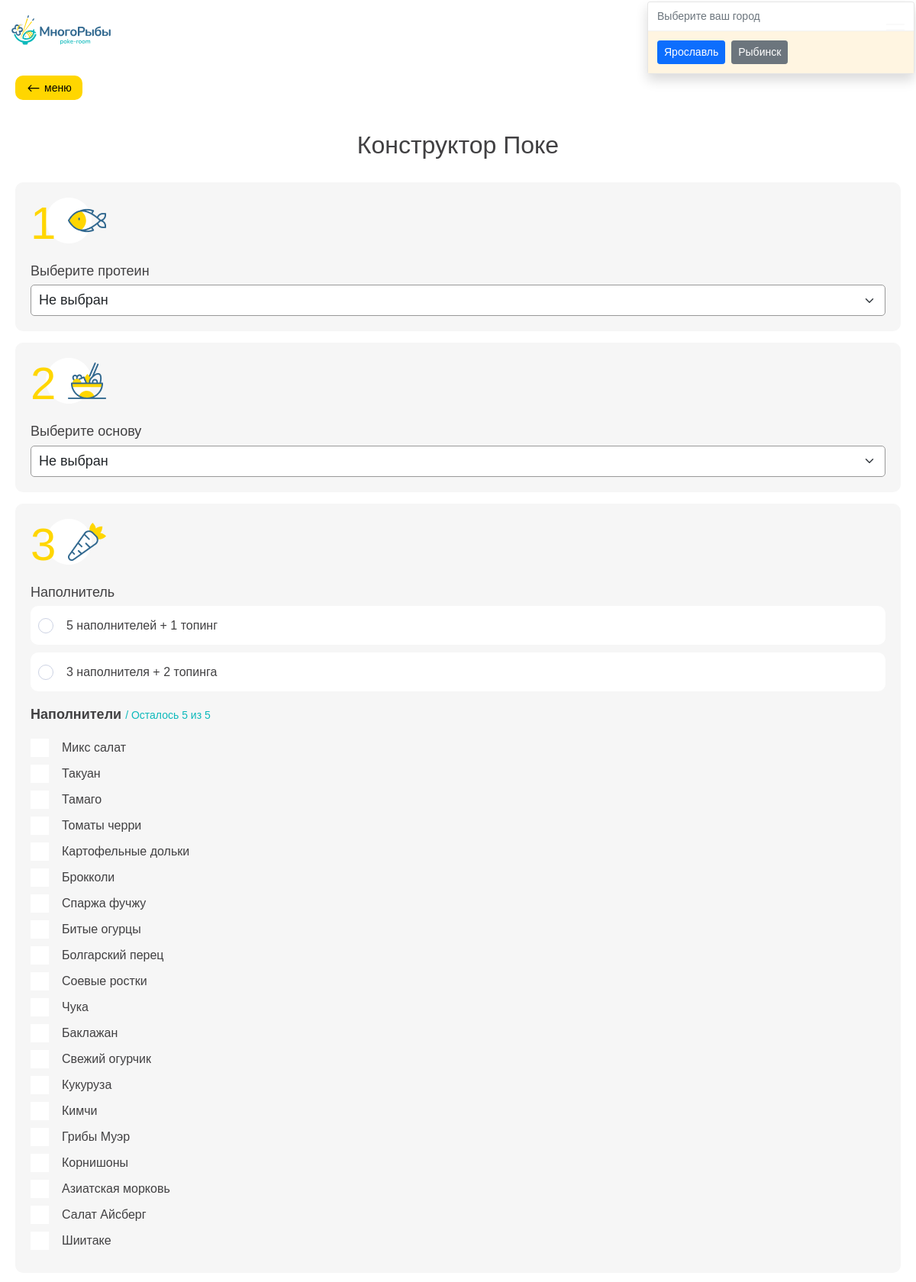
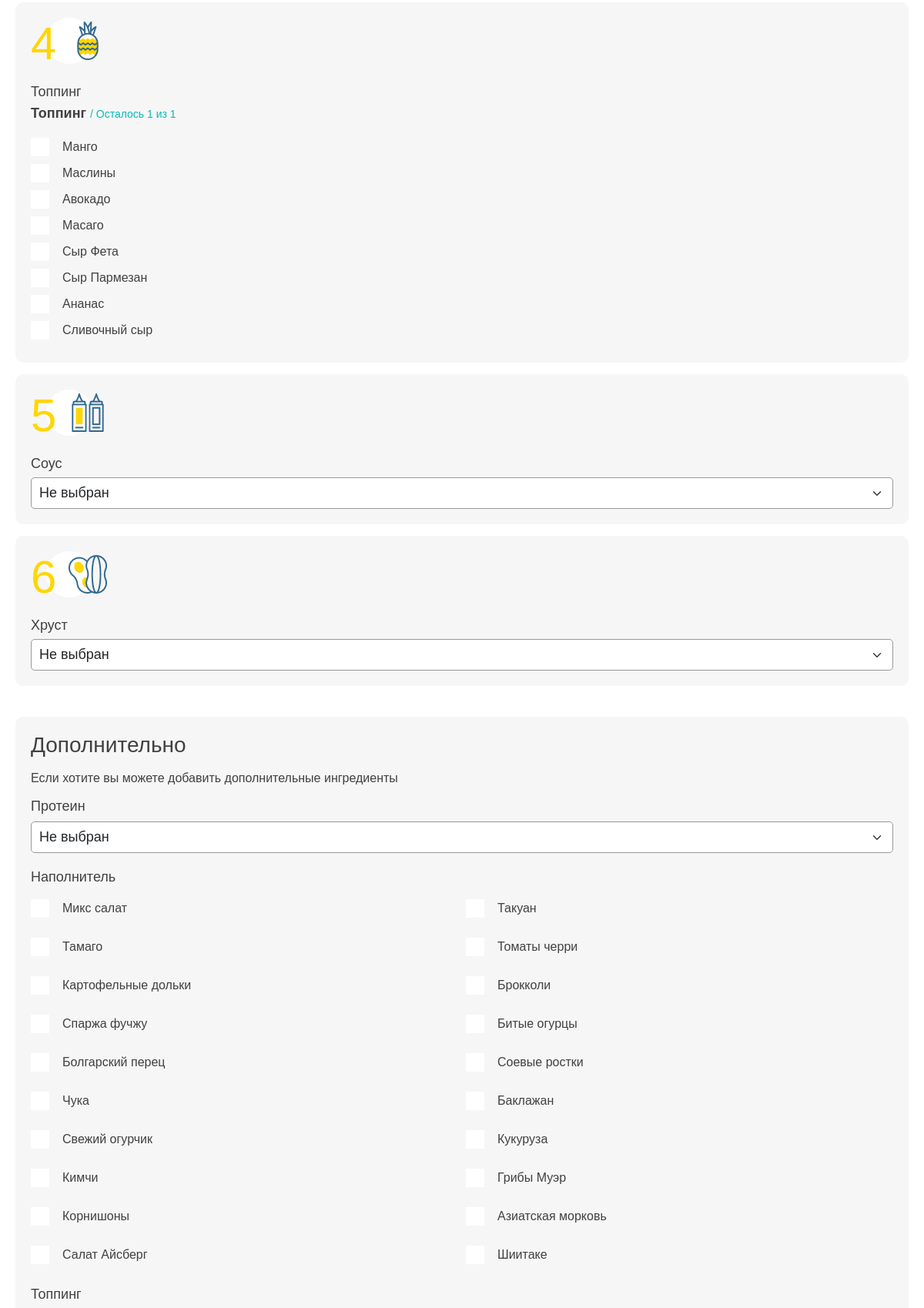
Screenshot of /constructor-poke.php (upper part) with the database file from the repository (2 pictures, top to bottom).
### tables this page shows
CREATE TABLE `components` (
    `id` INT PRIMARY KEY AUTO_INCREMENT,
    `title` VARCHAR(255),
    `img` VARCHAR(255),
    `price` INT,
    `component_type` ENUM(
        'protein',
        'protein-add',
        'base',
        'filler',
        'topping',
        'sauce',
        'crunch'
    ) NOT NULL,
    `component_name` VARCHAR(255),
    `component_poke_type` VARCHAR(255)
);

### functions/helpers.php (called while the page is built, shortened)
<?php
function include_template($name, array $data = [])
{
    $name = 'templates/' . $name;
    extract($data);
    require $name;
    $result = ob_get_clean();
    return $result;
}

### functions/models.php (called while the page is built, shortened)
<?php
function get_query_components()
{
    return "SELECT * FROM components";
}

### functions/db.php (called while the page is built, shortened)
<?php
function get_arrow($result_query)
{
    $row = mysqli_num_rows($result_query);
    if ($row === 1) {
        $arrow = mysqli_fetch_assoc($result_query);
    } else if ($row > 1) {
        $arrow = mysqli_fetch_all($result_query, MYSQLI_ASSOC);
    }
    return $arrow;
};
function getComponentList($con)
{
    $sql = get_query_components();
    $components = mysqli_query($con, $sql);
    $componentList = mysqli_num_rows($components) > 0 ? get_arrow($components) : null;
    return $componentList;
}

### templates/constructor-poke.php (the view, shortened to what this page needs)
<div class="page__poke" id="page-poke">
    <a href="./menu.php" class="basket__breadcrumbs">
        <span>
            меню
        </span>
    </a>
    <div class="constructor-poke">
        <div class="constructor-poke__wrapper">
            <h2 class="title menu__title">
                Конструктор Поке
            </h2>
            <form action="./constructor-poke.php" method="post" class="constructor-poke__form">
                <div class="constructor-poke__list">
                    <div class="constructor-poke__component">
                        <div class="constructor-poke__step">
                            <span class="constructor-poke__step-number">
                                1
                            </span>
                            <img class="constructor-poke__step-icon" src="../img/c-poke/c-poke-step1.png" alt="">
                        </div>
                        <h3 class="sub-title constructor-poke__title">
                            Выберите протеин
                        </h3>
                        <select class="form-select constructor-poke__select" id="constructor-poke__select--protein" aria-label="" name="protein" required>
                            <option value="">
                                Не выбран
                            </option>
                        </select>
                    </div>
                    <div class="constructor-poke__component">
                        <div class="constructor-poke__step">
                            <span class="constructor-poke__step-number">
                                2
                            </span>
                            <img class="constructor-poke__step-icon" src="../img/c-poke/c-poke-step2.png" alt="">
                        </div>
                        <h3 class="sub-title constructor-poke__title">
                            Выберите основу
                        </h3>
                        <select class="form-select constructor-poke__select constructor-poke__select--required" aria-label="" name="base" required>
                            <option value="" selected>
                                Не выбран
                            </option>
                        </select>
                    </div>
                    <div class="constructor-poke__component">
                        <div class="constructor-poke__step">
                            <span class="constructor-poke__step-number">
                                3
                            </span>
                            <img class="constructor-poke__step-icon" src="../img/c-poke/c-poke-step3.png" alt="">
                        </div>
                        <h3 class="sub-title constructor-poke__title">
                            Наполнитель
                        </h3>
                        <fieldset class="constructor-poke-shema">
                            <div class="constructor-poke-shema-item" data-shema-poke="1">
                                <label for="shema1">
                                    5 наполнителей + 1 топинг
                                </label>
                            </div>
                            <div class="constructor-poke-shema-item" data-shema-poke="2">
                                <label for="shema2">
                                    3 наполнителя + 2 топинга
                                </label>
                            </div>
                        </fieldset>
                        <div class="constructor-poke-info">
                            <span class="constructor-poke-info-text">
                                Наполнители
                            </span>
                            <span class="constructor-poke-info-number" id="fillerCounter">
                            </span>
                        </div>
                        <ul class="constructor-poke-list">
                            <?php if (!is_null($fillerList)) : ?>
                                <?php foreach ($fillerList as $fillerItem) : ?>
                                    <li class="constructor-poke-item">
                                        <label for="<?= $fillerItem['title']; ?>">
                                            <?= $fillerItem['title']; ?>
                                        </label>
                                    </li>
                                <?php endforeach; ?>
                            <?php endif; ?>
                        </ul>
                    </div>
                    <div class="constructor-poke__component">
                        <div class="constructor-poke__step">
                            <span class="constructor-poke__step-number">
                                4
                            </span>
                            <img class="constructor-poke__step-icon" src="../img/c-poke/c-poke-step4.png" alt="">
                        </div>
                        <h3 class="sub-title constructor-poke__title">
                            Топпинг
                        </h3>
                        <div class="constructor-poke-info">
                            <span class="constructor-poke-info-text">
                                Топпинг
                            </span>
                            <span class="constructor-poke-info-number" id="topingCounter">
                            </span>
                        </div>
                        <ul class="constructor-poke-list constructor-poke-list--toping">
                            <?php if (!is_null($toppingList)) : ?>
                                <?php foreach ($toppingList as $toppingItem) : ?>
                                    <li class="constructor-poke-item">
                                        <label for="<?= $toppingItem['title']; ?>">
                                            <?= $toppingItem['title']; ?>
                                        </label>
                                    </li>
                                <?php endforeach; ?>
                            <?php endif; ?>
                        </ul>
                    </div>
                    <div class="constructor-poke__component">
                        <div class="constructor-poke__step">
                            <span class="constructor-poke__step-number">
                                5
                            </span>
                            <img class="constructor-poke__step-icon" src="../img/c-poke/c-poke-step5.png" alt="">
                        </div>
                        <h3 class="sub-title constructor-poke__title">
                            Соус
                        </h3>
                        <select class="form-select constructor-poke__select constructor-poke__select--required" aria-label="" name="sauce" required>
                            <option value="" selected>
                                Не выбран
                            </option>
                        </select>
                    </div>
                    <div class="constructor-poke__component">
                        <div class="constructor-poke__step">
                            <span class="constructor-poke__step-number">
                                6
                            </span>
                            <img class="constructor-poke__step-icon" src="../img/c-poke/c-poke-step6.png" alt="">
                        </div>
                        <h3 class="sub-title constructor-poke__title">
                            Хруст
                        </h3>
                        <select class="form-select constructor-poke__select constructor-poke__select--required" aria-label="" name="crunch" required>
                            <option value="" selected>
                                Не выбран
                            </option>
                        </select>
                    </div>
                </div>
                <div class="constructor-poke__add">
                    <h3 class="mb-3">
                        Дополнительно
                    </h3>
                    <p class="text">
                        Если хотите вы можете добавить дополнительные ингредиенты
                    </p>
                    <label class="sub-title constructor-poke__add-label">
                        Протеин
                    </label>
                    <select class="form-select constructor-poke__select" id="constructor-poke__select-proteinAdd" aria-label="" name="proteinAdd">
                        <option value="" selected>
                            Не выбран
                        </option>
                    </select>
                    <label class="sub-title constructor-poke__add-label">
                        Наполнитель
                    </label>
                    <ul class="constructor-poke-list constructor-poke-list--second" id="constructor-poke__fillerAdd">
                        <?php if (!is_null($fillerList)) : ?>
                            <?php foreach ($fillerList as $fillerItem) : ?>
                                <li class="constructor-poke-item" data-price="<?= $fillerItem['price']; ?>">
                                    <label for="<?= $fillerItem['title']; ?>-add">
                                        <?= $fillerItem['title']; ?>
                                    </label>
                                </li>
                            <?php endforeach; ?>
                        <?php endif; ?>
                    </ul>
                    <label class="sub-title constructor-poke__add-label">
                        Топпинг
                    </label>
                </div>
            </form>
        </div>
    </div>
</div>

### css/style.css (style rules this page uses)
.page__body { position: relative; margin: 0; padding: 0; font-family: sans-serif; font-style: normal; font-weight: 400; font-size: 14px; line-height: 150%; color: #414042; }
.title { font-size: 20px; line-height: 1.3; margin: 0; margin-bottom: 16px; }
.sub-title { font-size: 18px; line-height: 1.3; margin: 0; margin-bottom: 16px; }
.text { font-size: 16px; line-height: 1.3; margin: 0; margin-bottom: 14px; }
img { width: 100%; height: auto; display: block; margin: 0; object-fit: cover; }
ul, ol { margin: 0; padding: 0; list-style-type: none; }
label { display: block; margin-bottom: 8px; }
.menu__title { font-weight: 500; font-size: 32px; line-height: 120%; margin-bottom: 30px; text-align: center; }
.basket__breadcrumbs { width: max-content; display: flex; align-items: center; position: relative; font-size: 14px; line-height: 1; min-height: 24px; text-decoration: none; color: #000; background-color: #ffd600; padding: 6px 14px; border-radius: 10px; }
.basket__breadcrumbs-icon { rotate: 180deg; width: 20px; height: 20px; margin-right: 4px; }
.basket__breadcrumbs span { margin-top: 1.5px; }
.page__poke { padding: 20px; padding-bottom: 40px; }
.page__poke .basket__breadcrumbs { margin-bottom: 40px; }
.constructor-poke__list { margin-bottom: 40px; }
.constructor-poke__component { font-size: 16px; background-color: #F6F6F6; border-radius: 10px; padding: 20px; margin-bottom: 15px; }
.constructor-poke__component:last-child { margin-bottom: 0; }
.constructor-poke__step { display: flex; align-items: center; position: relative; min-height: 70px; margin-bottom: 15px; }
.constructor-poke__step-number { position: absolute; top: 4px; left: 0; font-size: 60px; line-height: 1; color: #ffd600; z-index: 2; }
.constructor-poke__step-icon { top: 0; left: 20px; position: absolute; width: auto; height: 60px; }
.constructor-poke__title { margin-bottom: 6px; }
.constructor-poke-info { margin-bottom: 20px; }
.constructor-poke__select { width: 100%; padding: 6px 10px; font-size: 18px; align-self: center; background-color: #fff; border: 1px solid #999; border-radius: 5px; }
.constructor-poke-list--second { display: grid; grid-template-columns: 1fr 1fr; gap: 10px; margin-bottom: 20px; }
.constructor-poke-list--second .constructor-poke-item-checkbox+label { min-height: 40px; margin: 0; }
.constructor-poke-item { margin-bottom: 10px; }
.constructor-poke-list--second .constructor-poke-item { margin-bottom: 0; }
.constructor-poke-shema { border: none; padding: 0; margin: 0; margin-bottom: 20px; }
.constructor-poke-shema-item { background-color: #fff; border-radius: 10px; margin-bottom: 10px; }
.constructor-poke-shema-item:last-child { margin-bottom: 0; }
.constructor-poke-item-radio+label { display: flex; align-items: center; user-select: none; height: 100%; margin: 0; padding: 15px 10px; }
.constructor-poke-item-radio+label::before { content: ''; display: inline-block; width: 20px; height: 20px; border-radius: 50%; flex-shrink: 0; flex-grow: 0; border: 1px solid #CCD2E3; background-color: #fff; margin-right: 17px; background-repeat: no-repeat; background-position: center center; background-size: 50% 50%; }
.constructor-poke-item-checkbox+label { display: flex; align-items: center; user-select: none; }
.constructor-poke-item-checkbox+label::before { content: ''; display: inline-block; width: 24px; height: 24px; flex-shrink: 0; flex-grow: 0; border: 1px solid #CCD2E3; background-color: #fff; margin-right: 17px; background-repeat: no-repeat; background-position: center center; background-size: 50% 50%; border: none; }
.constructor-poke-info-text { font-weight: 600; font-size: 18px; line-height: 120%; color: #414042; }
.constructor-poke-info-number { font-style: normal; font-weight: 400; font-size: 14px; line-height: 120%; color: #0DB9BB; }
.constructor-poke__add { font-size: 16px; background-color: #F6F6F6; border-radius: 10px; padding: 20px; margin-bottom: 30px; }
.constructor-poke__add-label { margin-bottom: 8px; }
.constructor-poke__add .constructor-poke__select { margin-bottom: 20px; }

### rows the page displays
components: title "Микс салат"
components: title "Такуан"
components: title "Тамаго"
components: title "Томаты черри"
components: title "Картофельные дольки"
components: title "Брокколи"
components: title "Спаржа фучжу"
components: title "Битые огурцы"
components: title "Болгарский перец"
components: title "Соевые ростки"
components: title "Чука"
components: title "Баклажан"
components: title "Свежий огурчик"
components: title "Кукуруза"
components: title "Кимчи"
components: title "Грибы Муэр"
components: title "Корнишоны"
components: title "Азиатская морковь"
components: title "Салат Айсберг"
components: title "Шиитаке"
components: title "Манго"
components: title "Маслины"
components: title "Авокадо"
components: title "Масаго"
components: title "Сыр Фета"
components: title "Сыр Пармезан"
components: title "Ананас"
components: title "Сливочный сыр"

### other values shown
$modalItem['title'] "Выберите ваш город"
$modalButtonItem['text'] "Ярославль"
$modalButtonItem['text'] "Рыбинск"
